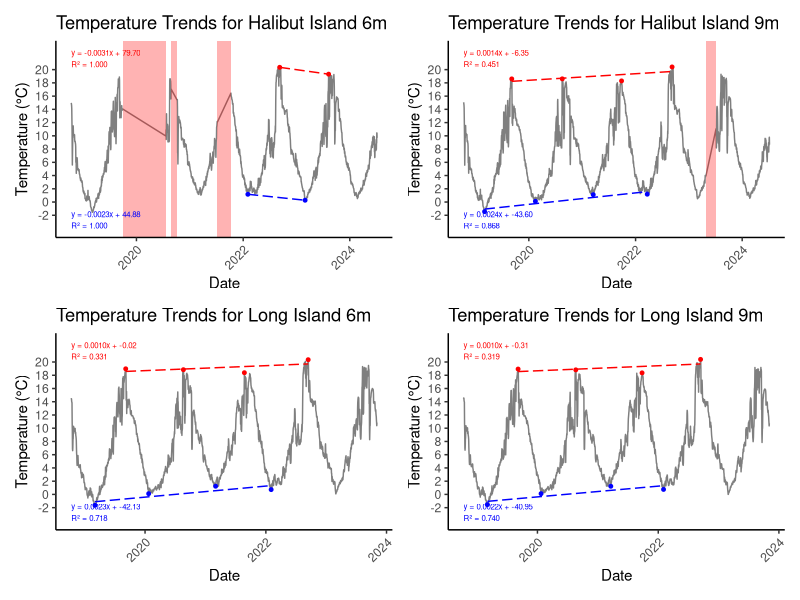
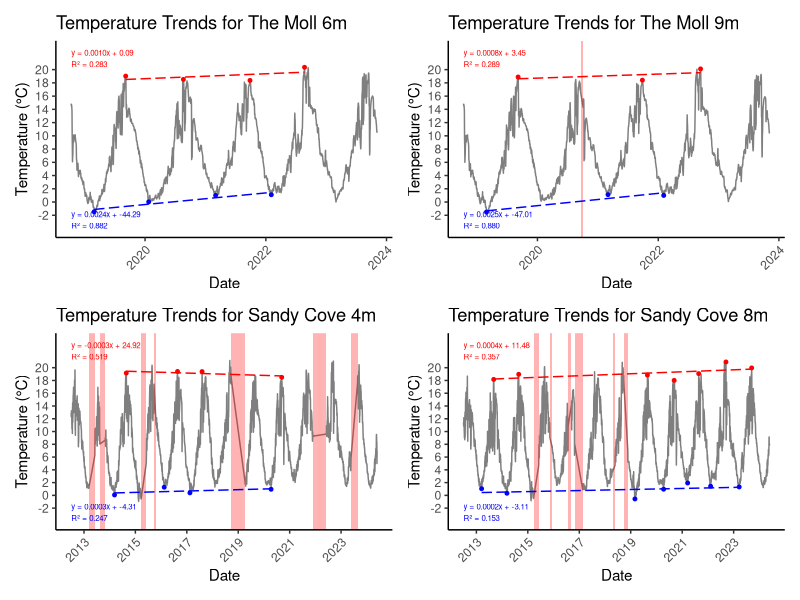
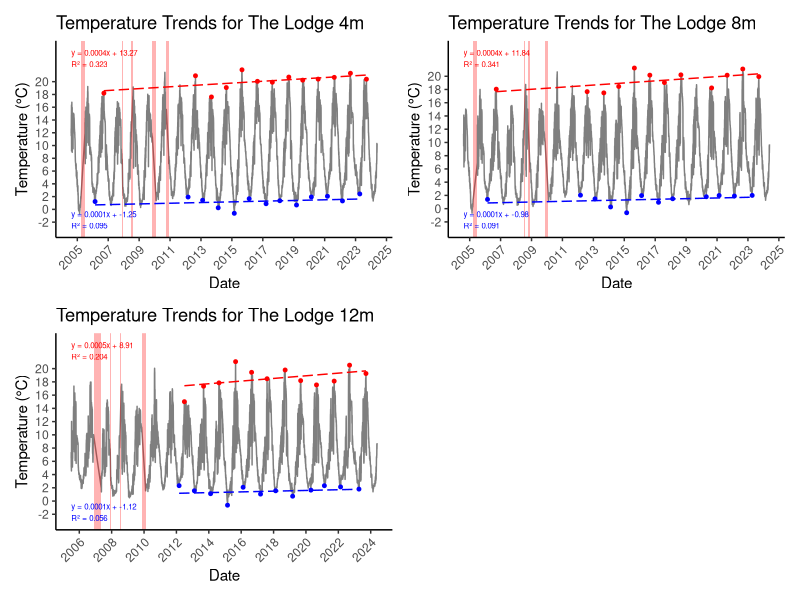
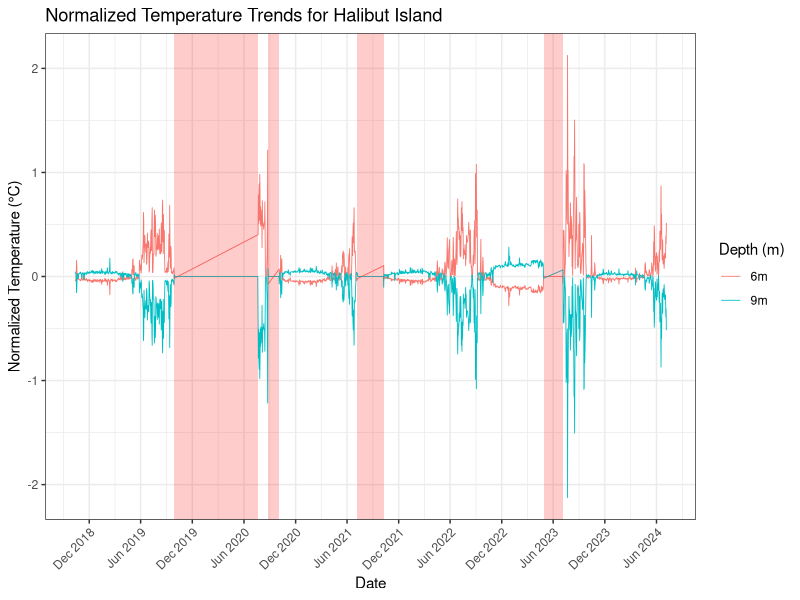
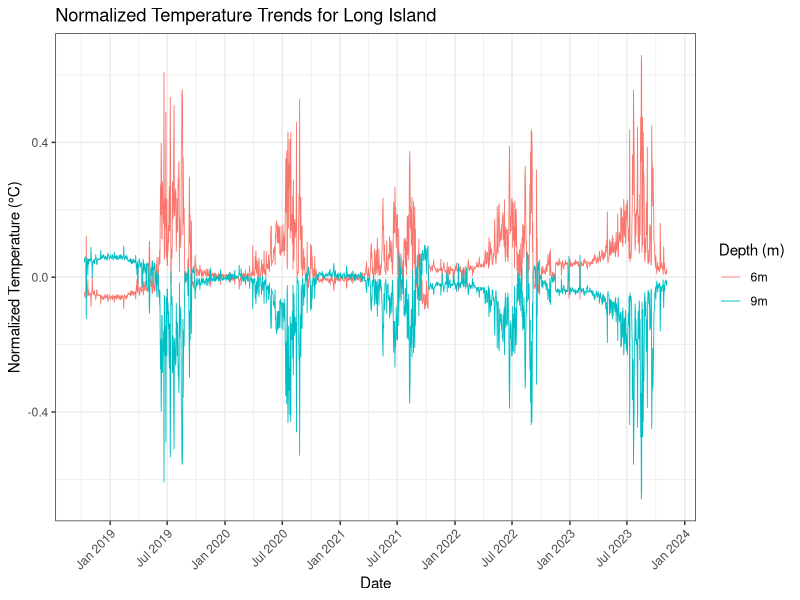
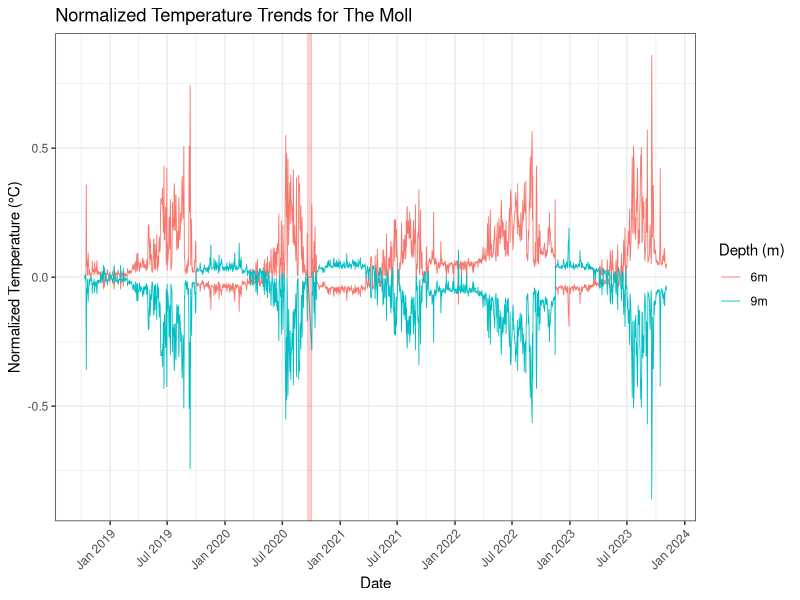
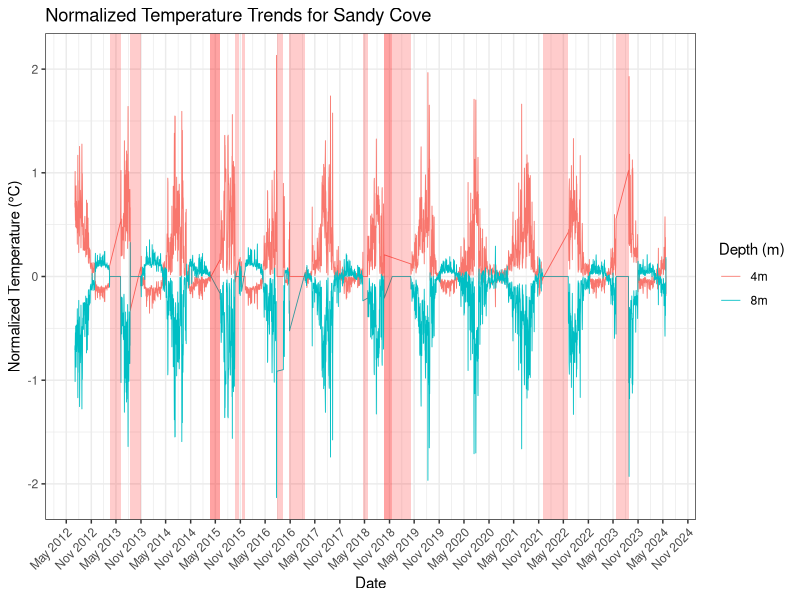
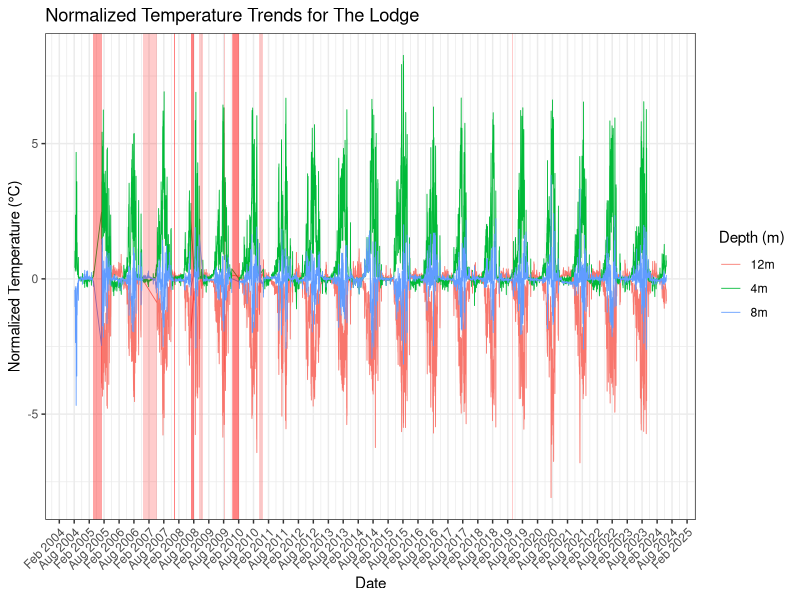

Reproduce these figures in R, in order.
## This code generates temperature trends for the Metaxas Lab study sites.
## Set your working directory and ensure all required .csv files are present.
## Install required libraries using install.packages() function.

#### Bringing in Data ####
SC_data <- read.csv("SC_Temps_All.csv")
TL_data <- read.csv("TL_Temps_All.csv")
MO_data <- read.csv("MO_Temps_All.csv")
LI_data <- read.csv("LI_Temps_All.csv")
HB_data <- read.csv("HB_Temps_All.csv")

library(tidyverse)
library(dplyr)
library(lubridate)
library(ggplot2)
library(patchwork)

# Combine the datasets
all_data <- bind_rows(SC_data, TL_data, MO_data, LI_data, HB_data)

# Group data by Site, Depth, and Date, then calculate the mean Temperature
all_data <- all_data %>%
  group_by(Site, Depth, Date) %>%
  summarize(Temperature = mean(Temperature, na.rm = TRUE)) %>%
  ungroup()

# Change Site Names
all_data$Site <- gsub("HB", "Halibut Island", all_data$Site)
all_data$Site <- gsub("LI", "Long Island", all_data$Site)
all_data$Site <- gsub("MO", "The Moll", all_data$Site)
all_data$Site <- gsub("SC", "Sandy Cove", all_data$Site)
all_data$Site <- gsub("TL", "The Lodge", all_data$Site)

# Add m to depth values
all_data$Depth <- paste0(all_data$Depth, "m")

# Create new Site_Depth Column
all_data <- all_data %>% 
  mutate(Site_Depth = paste(Site, Depth, sep = " "))

# Reorder columns
all_data <- all_data %>%
  select(Site, Depth, Site_Depth, Date, Temperature)

# Extract year and date information
all_data <- all_data %>%
  mutate(Year = year(ymd(Date)),
         Date = as.Date(Date))

# Identify gaps in the data
identify_gaps <- function(data) {
  data <- data %>% arrange(Date)
  data <- data %>%
    mutate(Next_Date = lead(Date),
           Gap = ifelse(difftime(Next_Date, Date, units = "days") > 1, TRUE, FALSE))
  gaps <- data %>% 
    filter(Gap == TRUE) %>%
    select(Date, Next_Date) %>%
    rename(Start = Date, End = Next_Date)
  return(gaps)
}

# Function to find data gaps for a given site depth
find_data_gaps <- function(data) {
  gaps <- identify_gaps(data)
  years_with_gaps <- unique(c(year(gaps$Start), year(gaps$End)))
  list(gaps = gaps, years_with_gaps = years_with_gaps)
}

# Group by Site_Depth and identify gaps
years_with_gaps <- all_data %>%
  group_by(Site_Depth) %>%
  do(identify_gaps(.)) %>%
  ungroup()


# Function to remove years with gaps and extreme years
remove_years_with_gaps_and_extremes <- function(data, site_depth) {
  site_data <- data %>% filter(Site_Depth == site_depth)
  gap_info <- find_data_gaps(site_data)
  
  filtered_data <- data %>%
    filter(Site_Depth == site_depth) %>%
    group_by(Year) %>%
    summarize(
      Max_Temp = max(Temperature, na.rm = TRUE),
      Min_Temp = min(Temperature, na.rm = TRUE),
      Max_Date = Date[which.max(Temperature)],
      Min_Date = Date[which.min(Temperature)],
      Site_Depth = first(Site_Depth)
    ) %>%
    filter(!Year %in% gap_info$years_with_gaps)
  
  # Remove oldest and most recent years
  filtered_data %>%
    arrange(Year) %>%
    slice(2:(n()-1))
}

# Get linear model info
get_lm_info <- function(data, x, y) {
  model <- lm(data[[y]] ~ data[[x]])
  slope <- coef(model)[2]
  intercept <- coef(model)[1]
  r_squared <- summary(model)$r.squared
  
  list(
    equation = sprintf("y = %.4fx + %.2f", slope, intercept),
    r_squared = sprintf("R² = %.3f", r_squared)
  )
}

# Function to plot temperature trends
plot_temp_trends <- function(data, site_depth) {
  site_data <- data %>% filter(Site_Depth == site_depth)
  gap_info <- find_data_gaps(site_data)
  max_min_data <- remove_years_with_gaps_and_extremes(data, site_depth)
  
  # Filter gaps for the specific site_depth
  site_gaps <- years_with_gaps %>%
    filter(Site_Depth == site_depth)
  
  max_lm_info <- get_lm_info(max_min_data, "Max_Date", "Max_Temp")
  min_lm_info <- get_lm_info(max_min_data, "Min_Date", "Min_Temp")
  
  y_range <- range(site_data$Temperature, na.rm = TRUE)
  y_padding <- diff(y_range) * 0.1
  y_min <- floor(y_range[1] - y_padding)
  y_max <- ceiling(y_range[2] + y_padding)
  
  p <- ggplot(site_data, aes(x = Date, y = Temperature)) +
    geom_line(color = "black", alpha = 0.5)
  
  if(nrow(gap_info$gaps) > 0) {
    p <- p +  geom_rect(data = site_gaps, aes(xmin = as.Date(Start), xmax = as.Date(End), ymin = -Inf, ymax = Inf),
                        fill = "red", alpha = 0.3, inherit.aes = FALSE)
  }
  
  p +
    geom_point(data = max_min_data, aes(x = Max_Date, y = Max_Temp), color = "red", size = 1) +
    geom_point(data = max_min_data, aes(x = Min_Date, y = Min_Temp), color = "blue", size = 1) +
    geom_smooth(data = max_min_data, aes(x = Max_Date, y = Max_Temp), method = "lm", color = "red", se = FALSE, size = 0.5, linetype = "longdash") +
    geom_smooth(data = max_min_data, aes(x = Min_Date, y = Min_Temp), method = "lm", color = "blue", se = FALSE, size = 0.5, linetype = "longdash") +
    annotate("text", x = min(site_data$Date), y = y_max, 
             label = paste(max_lm_info$equation, max_lm_info$r_squared, sep = "\n"), 
             hjust = 0, vjust = 1, color = "red", size = 2) +
    annotate("text", x = min(site_data$Date), y = y_min, 
             label = paste(min_lm_info$equation, min_lm_info$r_squared, sep = "\n"), 
             hjust = 0, vjust = 0, color = "blue", size = 2) +
    labs(title = paste("Temperature Trends for", site_depth),
         x = "Date",
         y = "Temperature (°C)") +
    theme_classic() +
    coord_cartesian(ylim = c(y_min, y_max)) +
    scale_x_date(date_breaks = "2 years", date_labels = "%Y") +
    theme(axis.text.x = element_text(angle = 45, hjust = 1)) +
    scale_y_continuous(breaks = seq(-2, 20, by = 2))
}

# Generate plots
site_depths <- unique(all_data$Site_Depth)

pdf("South Shore and ESI Logger Data.pdf", width = 12, height = 8)

for (i in seq(1, length(site_depths), 4)) {
  plots <- map(site_depths[i:min(i+3, length(site_depths))], ~plot_temp_trends(all_data, .x))
  print(wrap_plots(plots, ncol = 2))
}

dev.off()

#### Differences between depths ####


# Identify gaps in the data
identify_gaps <- function(data) {
  data <- data %>% arrange(Date)
  data <- data %>%
    mutate(Next_Date = lead(Date),
           Gap = ifelse(difftime(Next_Date, Date, units = "days") > 1, TRUE, FALSE))
  gaps <- data %>% 
    filter(Gap == TRUE) %>%
    select(Date, Next_Date) %>%
    rename(Start = Date, End = Next_Date)
  return(gaps)
}

# Group by Site_Depth and identify gaps
years_with_gaps <- all_data %>%
  group_by(Site_Depth) %>%
  do(identify_gaps(.)) %>%
  ungroup()

# Calculate the mean temperature for each site on each date
site_means <- all_data %>%
  group_by(Site, Date) %>%
  summarize(Site_Mean_Temperature = mean(Temperature, na.rm = TRUE)) %>%
  ungroup()

# Merge the site means back with the original data
all_data <- all_data %>%
  left_join(site_means, by = c("Site", "Date"))

# Calculate the normalized temperature
all_data <- all_data %>%
  mutate(Normalized_Temperature = Temperature - Site_Mean_Temperature)

# Function to plot normalized temperature trends
plot_normalized_temp_trends <- function(data, site, site_gaps) {
  site_data <- data %>% filter(Site == site)
  
  ggplot(site_data, aes(x = Date, y = Normalized_Temperature, color = factor(Depth))) +
    geom_line(size = 0.3) +
    geom_rect(data = site_gaps, aes(xmin = as.Date(Start), xmax = as.Date(End), ymin = -Inf, ymax = Inf),
              fill = "red", alpha = 0.2, inherit.aes = FALSE) +
    labs(title = paste("Normalized Temperature Trends for", site),
         x = "Date",
         y = "Normalized Temperature (°C)",
         color = "Depth (m)") +
    theme_bw() +
    scale_x_date(date_breaks = "6 months", date_labels = "%b %Y") +
    theme(axis.text.x = element_text(angle = 45, hjust = 1)) +
    scale_y_continuous()
}

# Generate plots for each site
sites <- unique(all_data$Site)

pdf("Normalized_Temperature_Trends_with_Gaps.pdf", width = 12, height = 8)

for (site in sites) {
  site_gaps <- years_with_gaps %>% filter(str_detect(Site_Depth, site))
  print(plot_normalized_temp_trends(all_data, site, site_gaps))
}

dev.off()